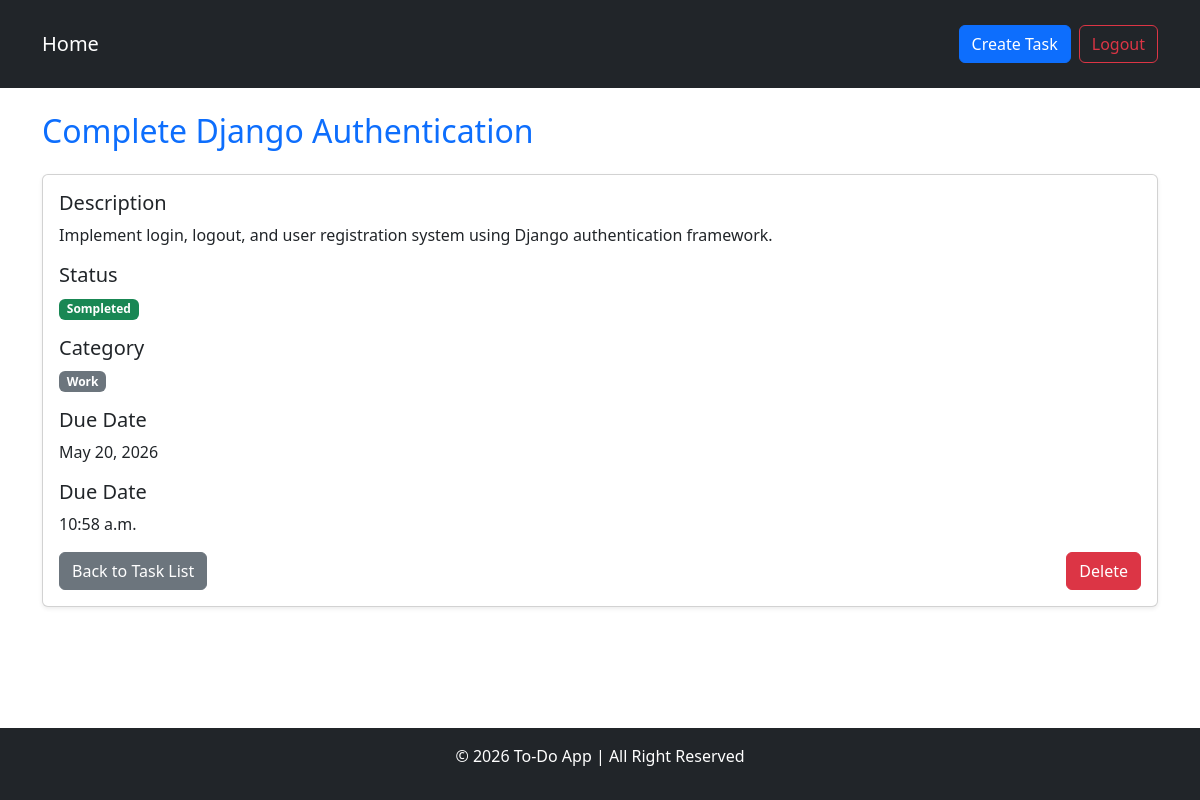
The page /task/2/ (signed in) on the database its author committed.
### task/models.py (models this page shows, shortened)
class Task(models.Model):
    STATUS = [
        ('pending', 'Pending'),
        ('completed', 'Completed')
    ]
    CATEGORY = [
        ('work', 'Work'),
        ('personal', 'Personal'),
        ('other', 'Other')
    ]
    title = models.CharField(max_length=100)
    description = models.TextField()
    due_date = models.DateField()
    due_time = models.TimeField()
    status = models.CharField(max_length=10, choices=STATUS, default='pending')
    category = models.CharField(max_length=10, choices=CATEGORY)
    is_completed = models.BooleanField(default=False)
    user = models.ForeignKey(User, on_delete=models.CASCADE)

### task/views.py (the view)
# urls.py: path('task/<int:task_id>/', views.task_detail, name='task_detail'),
@login_required
def task_detail(request, task_id):
    task = get_object_or_404(Task, id=task_id, user=request.user)
    return render(request, 'task_detail.html', {'task' : task})

### task/templates/task_detail.html (shortened to what this page needs)
{% extends "base.html" %}
{% block content %}
    <h2 class="mb-4 text-primary">{{ task.title }}</h2>
    <div class="card shadow-sm">
        <div class="card-body">
            <div class="mb-3">
                <h5>Description</h5>
                <p>{{ task.description }}</p>
            </div>
            <div class="mb-3">
                <h5>Status</h5>
                {% if task.is_completed %}
                    <span class="badge bg-success">Sompleted</span>
                {% else %}
                    <span class="badge bg-warning">Pending</span>
                {% endif %}
            </div>
            <div class="mb-3">
                <h5>Category</h5>
                <span class="badge bg-secondary">{{ task.get_category_display }}</span>
            </div>
            <div class="mb-3">
                <h5>Due Date</h5>
                <p>{{ task.due_date }}</p>
            </div>
            <div class="mb-3">
                <h5>Due Date</h5>
                <p>{{ task.due_time }}</p>
            </div>
            <div class="d-flex justify-content-between">
                <a href="{% url 'task_list' %}" class="btn btn-secondary">Back to Task List</a>
                <a href="{% url 'task_delete' task.id %}" class="btn btn-danger">Delete</a>
            </div>
        </div>
    </div>
{% endblock  %}

### rows shown on the page
Task: title "Complete Django Authentication", description "Implement login, logout, and user registration system using Django authentication framework.", category "Work", due_date "May 20, 2026", due_time "10:58 a.m."
